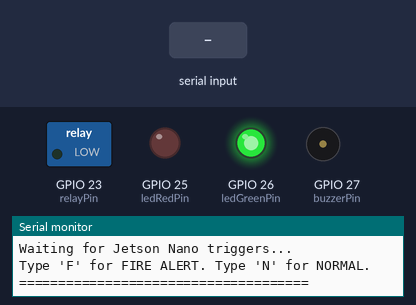
This sketch was run on a simulated ESP32. Parts: switched loads named in the sketch (green lamp = pin HIGH), output pins drawn as LEDs (lit = HIGH), buzzer (waves = sounding), the last lines printed to the serial monitor. Inputs (shaded band) come from the test bench.

Above: at 1.2 s.
1.3 s: "F" received over Serial
At 2.5 s:
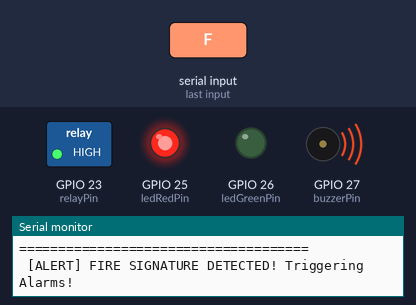
2.8 s: "N" received over Serial
At 3.7 s:
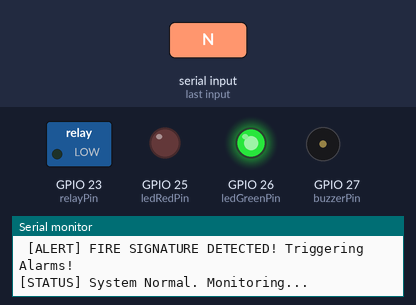
4.3 s: "f" received over Serial
At 4.9 s:
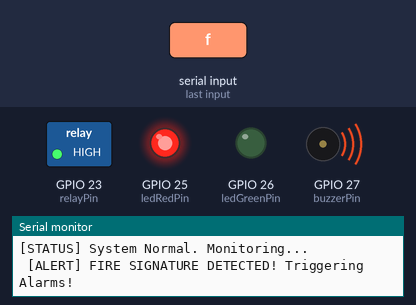
Timing chart, 0 to 7.3 s (numbered marks = the images above; inputs shaded):
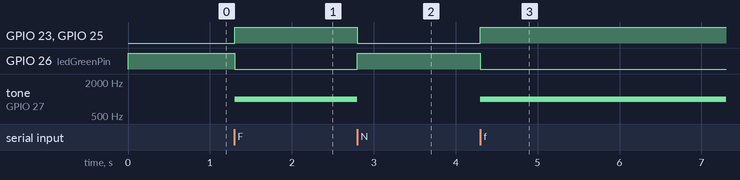

The sketch:

esp32_alarm_node.ino
```cpp
// PIN DEFINITIONS
const int ledRedPin = 25;
const int ledGreenPin = 26;
const int buzzerPin = 27;
const int relayPin = 23;

void setup() {
  // Start the serial communication (simulating our network connection to Jetson)
  Serial.begin(115200);

  // Configure all our hardware pins to send OUT voltage
  pinMode(ledRedPin, OUTPUT);
  pinMode(ledGreenPin, OUTPUT);
  pinMode(buzzerPin, OUTPUT);
  pinMode(relayPin, OUTPUT);

  // Set the system to Normal (Green) upon boot
  setNormalState();

  // Print instructions for the presentation demo
  Serial.println("=====================================");
  Serial.println("ESP32 Distributed Alarm Node: READY");
  Serial.println("Waiting for Jetson Nano triggers...");
  Serial.println("Type 'F' for FIRE ALERT. Type 'N' for NORMAL.");
  Serial.println("=====================================");
}

void loop() {
  // Listen for incoming commands from the simulated Jetson Nano
  if (Serial.available() > 0) {
    char inCom = Serial.read();

    // If it receives an 'F' or 'f', trigger the fire protocol
    if (inCom == 'F' || inCom == 'f') {
      setFireState();
    }
    // If it receives an 'N' or 'n', reset the system
    else if (inCom == 'N' || inCom == 'n') {
      setNormalState();
    }
  }
}

//HARDWARE CONTROL FUNCTIONS

void setNormalState() {
  Serial.println("[STATUS] System Normal. Monitoring...");

  // LED turns Green
  digitalWrite(ledRedPin, LOW);
  digitalWrite(ledGreenPin, HIGH);

  // Silence buzzer and turn off relay
  noTone(buzzerPin);
  digitalWrite(relayPin, LOW);
}

void setFireState() {
  Serial.println("\n [ALERT] FIRE SIGNATURE DETECTED! Triggering Alarms!");

  // LED turns Red
  digitalWrite(ledGreenPin, LOW);
  digitalWrite(ledRedPin, HIGH);

  // Blast the buzzer at 1000Hz
  tone(buzzerPin, 1000);

  // Throw the relay switch (to activate external sprinklers/sirens)
  digitalWrite(relayPin, HIGH);
}
```

Measured:
- after the input at 1.3 s, GPIO 23 (relayPin), GPIO 25 (ledRedPin): LOW → HIGH at once; GPIO 26 (ledGreenPin): HIGH → LOW at once; tone on GPIO 27 (buzzerPin): silent → 1000 Hz at once
- after the input at 2.8 s, GPIO 23 (relayPin), GPIO 25 (ledRedPin): HIGH → LOW at once; GPIO 26 (ledGreenPin): LOW → HIGH at once; tone on GPIO 27 (buzzerPin): 1000 Hz → silent at once
- after the input at 4.3 s, GPIO 23 (relayPin), GPIO 25 (ledRedPin): LOW → HIGH at once; GPIO 26 (ledGreenPin): HIGH → LOW at once; tone on GPIO 27 (buzzerPin): silent → 1000 Hz at once
